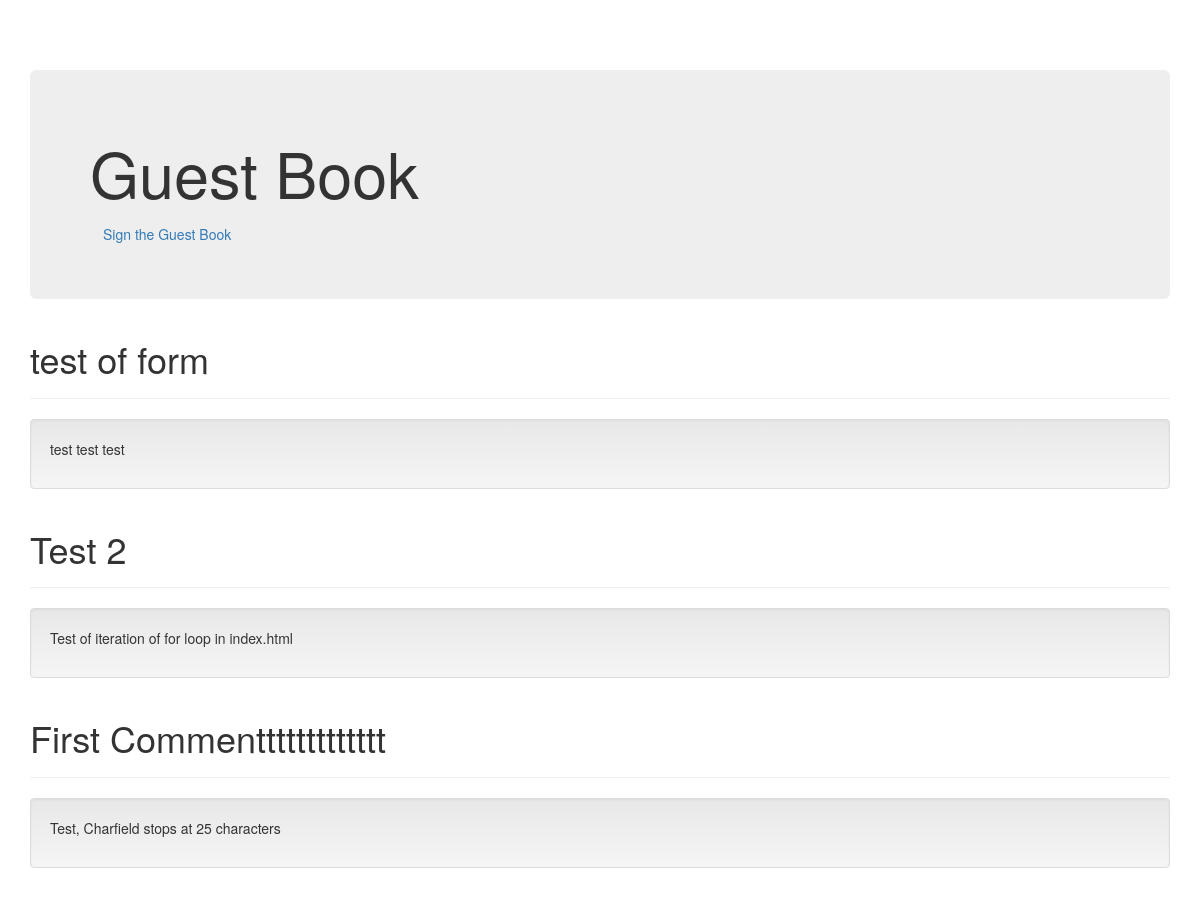
/guestbook/, run on an earlier commit of the app's database.
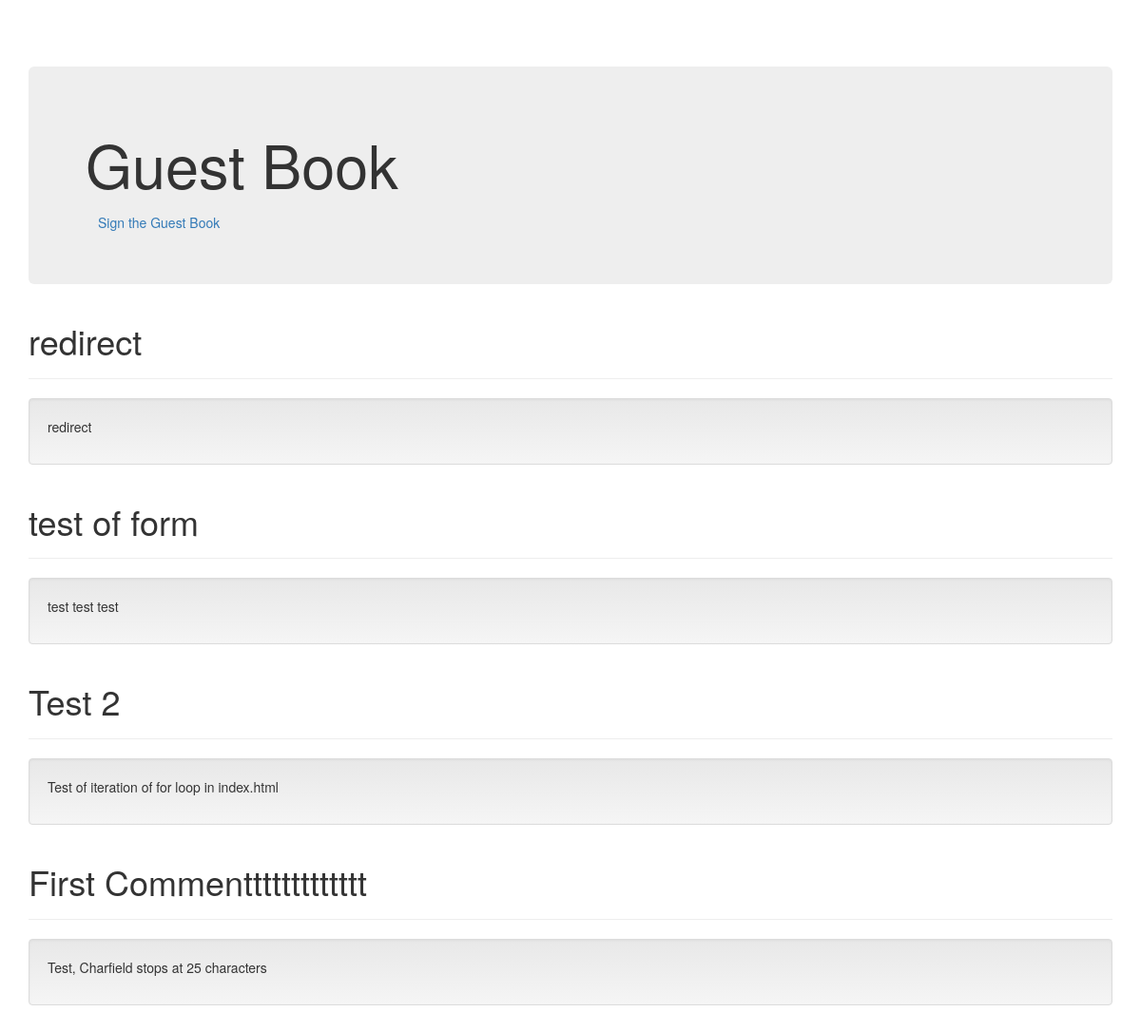
And on a later commit of the database.
### guestbook/models.py (models this page shows, shortened)
class Comment(models.Model):
    name = models.CharField(max_length=20)
    comment = models.TextField()
    date_added = models.DateTimeField(default=timezone.now)

### guestbook/views.py (the view)
# urls.py: path('', views.index, name='index'),
def index(request):
    comments = Comment.objects.order_by('-date_added')
    context = {'comments' : comments}
    return render(request, 'guestbook/index.html', context)

### guestbook/templates/guestbook/index.html (shortened to what this page needs)
{% load static %}
<!DOCTYPE html>
<html lang="en">
  <head>
    <link href="{% static 'guestbook/bootstrap.min.css' %}" rel= "stylesheet">
    <link href="{% static 'guestbook/bootstrap-theme.min.css' %}" rel="stylesheet">
    <link href="{% static 'guestbook/theme.css' %}" rel="stylesheet">
  </head>
  <body>
    <div class="container theme-showcase" role="main">
      <div class="jumbotron">
        <h1>Guest Book</h1>
        <a type="button" class="btn btn-link" href="{% url 'sign' %}">Sign the Guest Book</a>
      </div>
      {% for x in comments %}
      <div class="page-header">
        <h1>{{x.name}} </h1>
      </div>
      <div class="well">
        <p>{{ x.comment }}</p>
      </div>
      {% endfor %}
    </div>
  </body>
</html>

What changed in the data, as far as the page shows it:
added Comment: name "redirect", comment "redirect"
